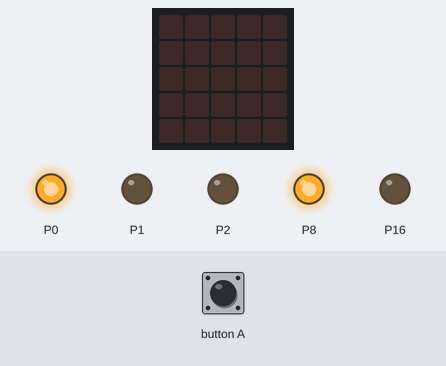
A program run on a simulated BBC micro:bit (MakeCode). Parts: the board's 5×5 LED display, output pins drawn as LEDs (lit = HIGH). The test bench sets the inputs (shaded band).

Above: at 1.2 s.
1.3 s: button A pressed for 0.15 s
At 2.5 s:
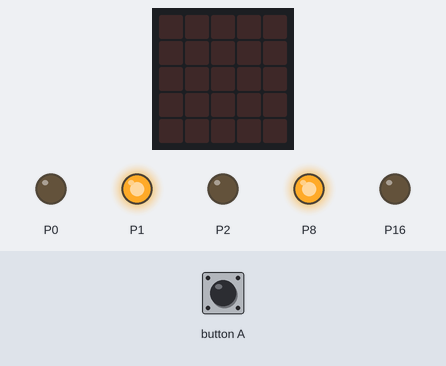
At 4.0 s:
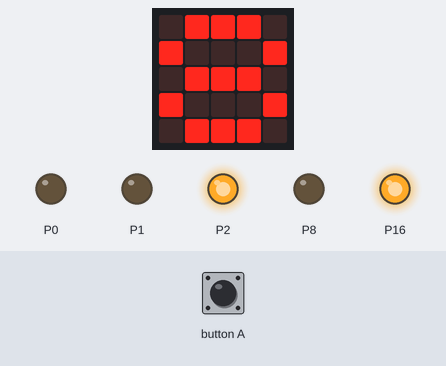
Timing chart, 0 to 19.4 s (numbered marks = the images above; inputs shaded):
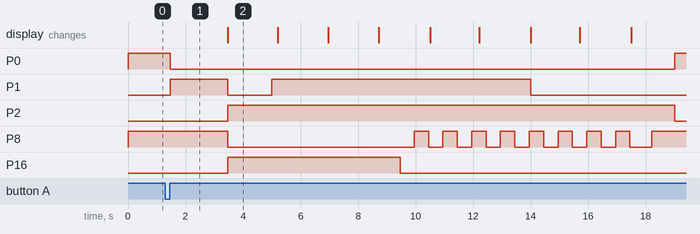

Measured:
- after the input at 1.3 s, P8: goes LOW 6.5 s, 7 × (HIGH 0.50 s, LOW 0.50 s), HIGH 0.50 s, LOW 0.76 s, then HIGH, starting after 2.2 s; P16: LOW → HIGH after 2.2 s, → LOW 6.0 s later; the display: changes after 2.2 s (image 2)

The program:

main.ts
```typescript
input.onButtonPressed(Button.A, function () {
    pieton = pieton + 1
    basic.pause(8000)
    pins.digitalWritePin(DigitalPin.P8, 1)
    clignote()
})
function clignote () {
    pins.digitalWritePin(DigitalPin.P8, 0)
    basic.pause(500)
    pins.digitalWritePin(DigitalPin.P8, 1)
    basic.pause(500)
    pins.digitalWritePin(DigitalPin.P8, 0)
    basic.pause(500)
    pins.digitalWritePin(DigitalPin.P8, 1)
    basic.pause(500)
    pins.digitalWritePin(DigitalPin.P8, 0)
    basic.pause(500)
    pins.digitalWritePin(DigitalPin.P8, 1)
    basic.pause(500)
    pins.digitalWritePin(DigitalPin.P8, 0)
    basic.pause(500)
    pins.digitalWritePin(DigitalPin.P8, 1)
    basic.pause(500)
    pins.digitalWritePin(DigitalPin.P8, 0)
    basic.pause(500)
    pins.digitalWritePin(DigitalPin.P8, 1)
    basic.pause(500)
    pins.digitalWritePin(DigitalPin.P8, 0)
    basic.pause(500)
    pins.digitalWritePin(DigitalPin.P8, 1)
    basic.pause(500)
    pins.digitalWritePin(DigitalPin.P8, 0)
    basic.pause(500)
    pins.digitalWritePin(DigitalPin.P8, 1)
    basic.pause(500)
    pins.digitalWritePin(DigitalPin.P8, 0)
    basic.pause(500)
    pins.digitalWritePin(DigitalPin.P8, 1)
    basic.pause(500)
    pins.digitalWritePin(DigitalPin.P8, 0)
}
let pieton = 0
let temps = 20
pins.digitalWritePin(DigitalPin.P8, 1)
pieton = 0
basic.forever(function () {
    while (pieton == 0) {
        if (temps == 20) {
            pins.digitalWritePin(DigitalPin.P0, 1)
            basic.pause(5000)
            pins.digitalWritePin(DigitalPin.P0, 0)
            temps = 40
        }
        if (temps == 40) {
            pins.digitalWritePin(DigitalPin.P1, 1)
            basic.pause(9000)
            pins.digitalWritePin(DigitalPin.P1, 0)
            temps = 60
        }
        if (temps == 60) {
            pins.digitalWritePin(DigitalPin.P2, 1)
            basic.pause(5000)
            pins.digitalWritePin(DigitalPin.P2, 0)
            temps = 20
        }
    }
})
basic.forever(function () {
    while (pieton == 1) {
        pins.digitalWritePin(DigitalPin.P0, 0)
        pins.digitalWritePin(DigitalPin.P1, 1)
        pins.digitalWritePin(DigitalPin.P2, 0)
        basic.pause(2000)
        pins.digitalWritePin(DigitalPin.P2, 1)
        pins.digitalWritePin(DigitalPin.P16, 1)
        pins.digitalWritePin(DigitalPin.P8, 0)
        pins.digitalWritePin(DigitalPin.P1, 0)
        basic.showNumber(8)
        basic.pause(1000)
        basic.showNumber(7)
        basic.pause(1000)
        basic.showNumber(6)
        basic.pause(1000)
        basic.showNumber(5)
        pins.digitalWritePin(DigitalPin.P16, 0)
        basic.pause(1000)
        basic.showNumber(4)
        basic.pause(1000)
        basic.showNumber(3)
        basic.pause(1000)
        basic.showNumber(2)
        basic.pause(1000)
        basic.showNumber(1)
        basic.pause(1000)
        basic.showNumber(0)
        pins.digitalWritePin(DigitalPin.P8, 1)
        temps = 20
        pieton = 0
    }
})
```

test.ts
```typescript
// les tests vont ici ; cela ne sera pas compilé si ce paquet est utilisé en tant qu'extension.
```
